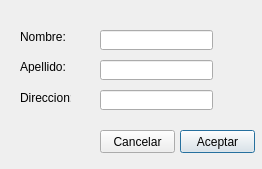
<?xml version="1.0" encoding="UTF-8"?>
<ui version="4.0">
 <class>apartadoVenta</class>
 <widget class="QDialog" name="apartadoVenta">
  <property name="geometry">
   <rect>
    <x>0</x>
    <y>0</y>
    <width>262</width>
    <height>169</height>
   </rect>
  </property>
  <property name="windowTitle">
   <string>Dialog</string>
  </property>
  <widget class="QLineEdit" name="lineEdit">
   <property name="geometry">
    <rect>
     <x>100</x>
     <y>30</y>
     <width>113</width>
     <height>20</height>
    </rect>
   </property>
  </widget>
  <widget class="QPushButton" name="pushButton">
   <property name="geometry">
    <rect>
     <x>180</x>
     <y>130</y>
     <width>75</width>
     <height>23</height>
    </rect>
   </property>
   <property name="text">
    <string>Aceptar</string>
   </property>
  </widget>
  <widget class="QPushButton" name="pushButton_2">
   <property name="geometry">
    <rect>
     <x>100</x>
     <y>130</y>
     <width>75</width>
     <height>23</height>
    </rect>
   </property>
   <property name="text">
    <string>Cancelar</string>
   </property>
  </widget>
  <widget class="QLabel" name="label">
   <property name="geometry">
    <rect>
     <x>20</x>
     <y>30</y>
     <width>46</width>
     <height>13</height>
    </rect>
   </property>
   <property name="text">
    <string>Nombre:</string>
   </property>
  </widget>
  <widget class="QLabel" name="label_2">
   <property name="geometry">
    <rect>
     <x>20</x>
     <y>90</y>
     <width>51</width>
     <height>16</height>
    </rect>
   </property>
   <property name="text">
    <string>Direccion:</string>
   </property>
  </widget>
  <widget class="QLineEdit" name="lineEdit_2">
   <property name="geometry">
    <rect>
     <x>100</x>
     <y>90</y>
     <width>113</width>
     <height>20</height>
    </rect>
   </property>
  </widget>
  <widget class="QLabel" name="label_3">
   <property name="geometry">
    <rect>
     <x>20</x>
     <y>60</y>
     <width>46</width>
     <height>13</height>
    </rect>
   </property>
   <property name="text">
    <string>Apellido:</string>
   </property>
  </widget>
  <widget class="QLineEdit" name="lineEdit_3">
   <property name="geometry">
    <rect>
     <x>100</x>
     <y>60</y>
     <width>113</width>
     <height>20</height>
    </rect>
   </property>
  </widget>
 </widget>
 <resources/>
 <connections/>
</ui>
